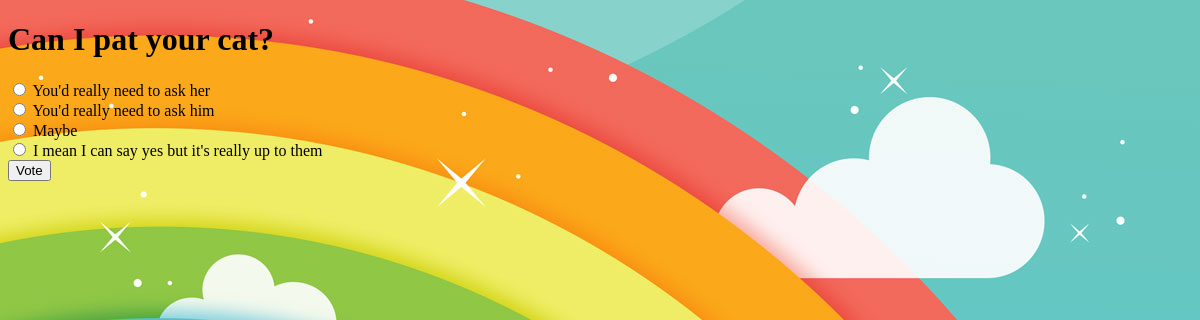
The page /polls/6/ on the database its author committed.
### polls/models.py (models this page shows, shortened)
class Question(models.Model):
  question_text = models.CharField(max_length=200)
  pub_date = models.DateTimeField('date published')
  def was_published_recently(self):
    now = timezone.now()
    return now - datetime.timedelta(days=1) <= self.pub_date <= now
  was_published_recently.admin_order_field = 'pub_date'
  was_published_recently.boolean = True
  was_published_recently.hort_description = 'Published Recently?'

class Choice(models.Model):
  question = models.ForeignKey(Question, on_delete=models.CASCADE)
  choice_text = models.CharField(max_length = 200)
  votes = models.IntegerField(default=0)

### polls/views.py (the view, shortened to what this page needs)
# urls.py: path('<int:pk>/', views.DetailView.as_view(), name = 'detail'),
class DetailView(generic.DetailView):
  model = Question
  template_name = 'polls/detail.html'

### polls/templates/polls/detail.html (shortened to what this page needs)
<!DOCTYPE html>
<html>
  <head>
    {% load static %}
    <link rel="stylesheet" type="text/css" href="{% static 'polls/style.css' %}">
  </head>
  <body>
    <h1>{{ question.question_text }}</h1>
    <form action="{% url 'polls:vote' question.id %}" method="post">
        {% for choice in question.choice_set.all %}
            <input type="radio" name="choice" id="choice{{ forloop.counter }}" value="{{ choice.id }}">
            <label for="choice{{ forloop.counter }}">{{ choice.choice_text }}</label></br>
        {% endfor %}
        <input type="submit" value="Vote">
    </form>
  </body>
</html>

### polls/static/polls/style.css (style rules this page uses)
body { background: white url("images/background.jpg") no-repeat; }

### rows shown on the page
Question: question_text "Can I pat your cat?"
Choice: choice_text "You'd really need to ask her"
Choice: choice_text "You'd really need to ask him"
Choice: choice_text "Maybe"
Choice: choice_text "I mean I can say yes but it's really up to them"
